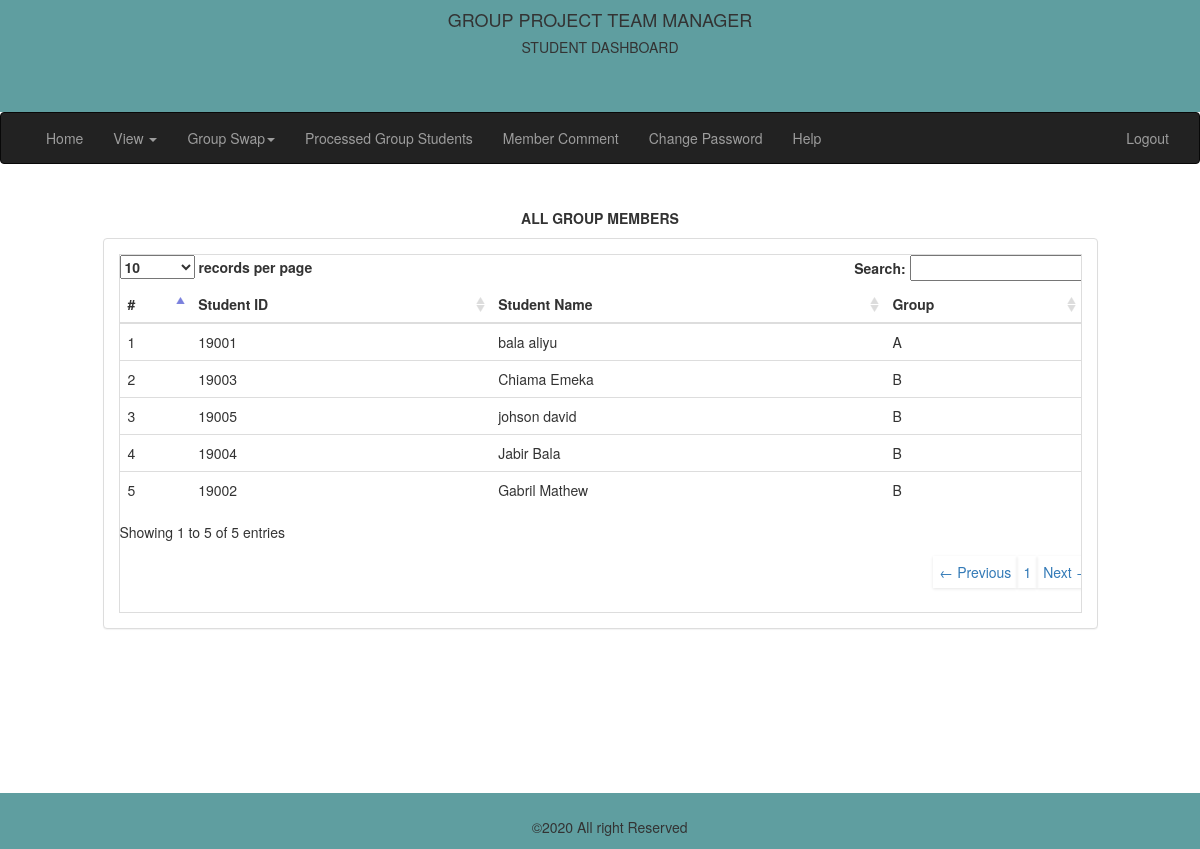
/project_members.php (signed in), run on the app's committed database.
### tables this page shows
CREATE TABLE `processed_group_student` (
  `p_id` int(11) NOT NULL,
  `student_id` int(5) NOT NULL,
  `group_id` int(5) NOT NULL,
  `date` varchar(20) NOT NULL
);

CREATE TABLE `student` (
  `id` int(11) NOT NULL,
  `student_id` int(30) NOT NULL,
  `name` varchar(100) NOT NULL,
  `email` varchar(50) NOT NULL,
  `password` varchar(50) NOT NULL,
  `status` int(11) NOT NULL,
  `grouped` int(11) NOT NULL
);

CREATE TABLE `groups` (
  `group_id` int(11) NOT NULL,
  `group_name` varchar(5) NOT NULL,
  `no_in_group` int(20) NOT NULL
);

### project_members.php (the view, shortened to what this page needs)
<!DOCTYPE html>
<html lang="en">
<head>
<link rel="stylesheet" href="css/bootstrap.min.css">
</head>
<body>
<div class="container-fluid">
<div class="row" style="background:#5F9EA0; height:8em;">
<div class="col-sm-12">
<h4 class="text-center text-uppercase">Group Project Team Manager</h4>
<h5 class="text-center text-uppercase">Student Dashboard</h5>
</div>
</div>
<div class="row">
<nav class="navbar navbar-inverse">
  <div class="container-fluid">
    <div class="collapse navbar-collapse" id="myNavbar">
      <ul class="nav navbar-nav">
        <li><a href="dashboard.php">Home</a></li>
        <li class="dropdown">
          <a class="dropdown-toggle" data-toggle="dropdown" href="#">View <span class="caret"></span></a>
        </li>
        <li class="dropdown">
          <a class="dropdown-toggle" data-toggle="dropdown" href="#">Group Swap<span class="caret"></span></a>
        </li>
        <li><a href="Processed_Group_Students.php">Processed Group Students</a></li>
		<li><a href="comment.php">Member Comment</a></li>
        <li><a href="change_password_student.php">Change Password</a></li>
      <li><a href="help.php">Help</a></li>
      </ul>
      <ul class="nav navbar-nav navbar-right">
        <li><a href="logout.php">Logout</a></li>
      </ul>
    </div>
</nav>
</div>
</div>
<div class="row" style="margin-top:2%;margin-bottom:12%;">
<p class="text-center text-uppercase"><strong>All Group Members</strong></p>
                <div class="col-md-10 col-sm-offset-1">
                    <div class="panel panel-default">
                        <div class="panel-body">
                            <div class="table-responsive table-bordered">
                                <table class="table" id="example" cellpadding="0" cellspacing="0" border="0">
                                    <thead>
                                        <tr>
										<th>#</th>
                                            <th>Student ID</th>
											<th>Student Name </th>
											<th>Group </th>
											 </tr>
                                    </thead>
                                    <tbody>
<?php
$sql=mysqli_query($conn,"select * from processed_group_student inner join student on processed_group_student.student_id=student.student_id inner join groups on processed_group_student.group_id=groups.group_id  order by p_id");
$cnt=1;
while($row=mysqli_fetch_array($sql))
{
?>
                                        <tr>
										    <td><?php echo htmlentities($cnt);?></td>
											<td><?php echo htmlentities($row['student_id']);?></td>
											<td><?php echo htmlentities($row['name']);?></td>
                                         <td><?php echo htmlentities($row['group_name']);?></td>
                                        </tr>
<?php
$cnt++;
}  ?>
                                    </tbody>
                                </table>
                            </div>
                        </div>
                    </div>
</div>
</div>
<div class="row" style="background:#5F9EA0;height:4em; padding-top:2%;">
<div class="col-sm-7 text-right">
<p>&copy;2020 All right Reserved</p>
</div>
</div>
<link href="admin/assets/DT_bootstrap.css" rel="stylesheet" />
</body>
</html>

### data on the page
processed_group_student: student.student_id "19001", student.name "bala aliyu", group.group_name "A"
processed_group_student: student.student_id "19003", student.name "Chiama Emeka", group.group_name "B"
processed_group_student: student.student_id "19005", student.name "johson david", group.group_name "B"
processed_group_student: student.student_id "19004", student.name "Jabir Bala", group.group_name "B"
processed_group_student: student.student_id "19002", student.name "Gabril Mathew", group.group_name "B"
